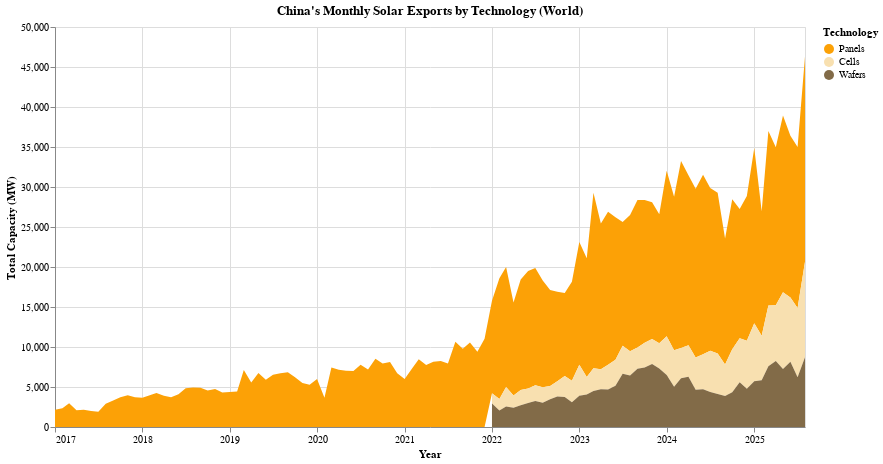

Notebook code for this chart:
### Code cell
df_world_details = china_solar_exports_monthly("world")

domain_ = ["Panels", "Cells", "Wafers"] 
range_ = ['#FCA106', '#F8E0B0', '#826B48']

# Create the stacked area chart
stacked_area_chart = (
    alt.Chart(df_world_details)
    .mark_area()
    .encode(
        # X-axis: Time (Date)
        x=alt.X(
            "Date:T",
            title="Year",
            axis=alt.Axis(format="%Y", tickCount="year")
        ),
        
        # Y-axis: Total capacity, stacked to zero
        y=alt.Y(
            "Total Capacity (MW):Q", 
            title="Total Capacity (MW)", 
            stack="zero"
        ),
        
        # Color: The different technology types
        color=alt.Color(
            "Commodity type:N", 
            title="Technology",
            scale=alt.Scale(domain=domain_, range=range_)
        ),
        
        # Tooltip: Show details on hover
        tooltip=[
            alt.Tooltip("Date:T", title="Date", format="%Y-%m"),
            alt.Tooltip("Commodity type:N", title="Technology"),
            alt.Tooltip("Total Capacity (MW):Q", title="Monthly Capacity (MW)", format=",")
        ]
    )
    .properties(
        title="China's Monthly Solar Exports by Technology (World)",
        width=750,
        height=400
    )
    .interactive()
)

stacked_area_chart

### Figure 1 — Vega-Lite specification as saved in the notebook (floating-point values rounded to 4 significant figures; data arrays with more than 128 entries replaced by an {"elided": "..."} marker saying what was removed)
{"config": {"view": {"continuousWidth": 300, "continuousHeight": 300}}, "data": {"name": "data-0e2a9a480f42149f75260f9bdf81fee1"}, "mark": {"type": "area"}, "encoding": {"color": {"field": "Commodity type", "scale": {"domain": ["Panels", "Cells", "Wafers"], "range": ["#FCA106", "#F8E0B0", "#826B48"]}, "title": "Technology", "type": "nominal"}, "tooltip": [{"field": "Date", "format": "%Y-%m", "title": "Date", "type": "temporal"}, {"field": "Commodity type", "title": "Technology", "type": "nominal"}, {"field": "Total Capacity (MW)", "format": ",", "title": "Monthly Capacity (MW)", "type": "quantitative"}], "x": {"axis": {"format": "%Y", "tickCount": "year"}, "field": "Date", "title": "Year", "type": "temporal"}, "y": {"field": "Total Capacity (MW)", "stack": "zero", "title": "Total Capacity (MW)", "type": "quantitative"}}, "height": 400, "params": [{"name": "param_4", "select": {"type": "interval", "encodings": ["x", "y"]}, "bind": "scales"}], "title": "China's Monthly Solar Exports by Technology (World)", "width": 750, "$schema": "https://vega.github.io/schema/vega-lite/v5.20.1.json", "datasets": {"data-0e2a9a480f42149f75260f9bdf81fee1": {"elided": "192 records"}}}
